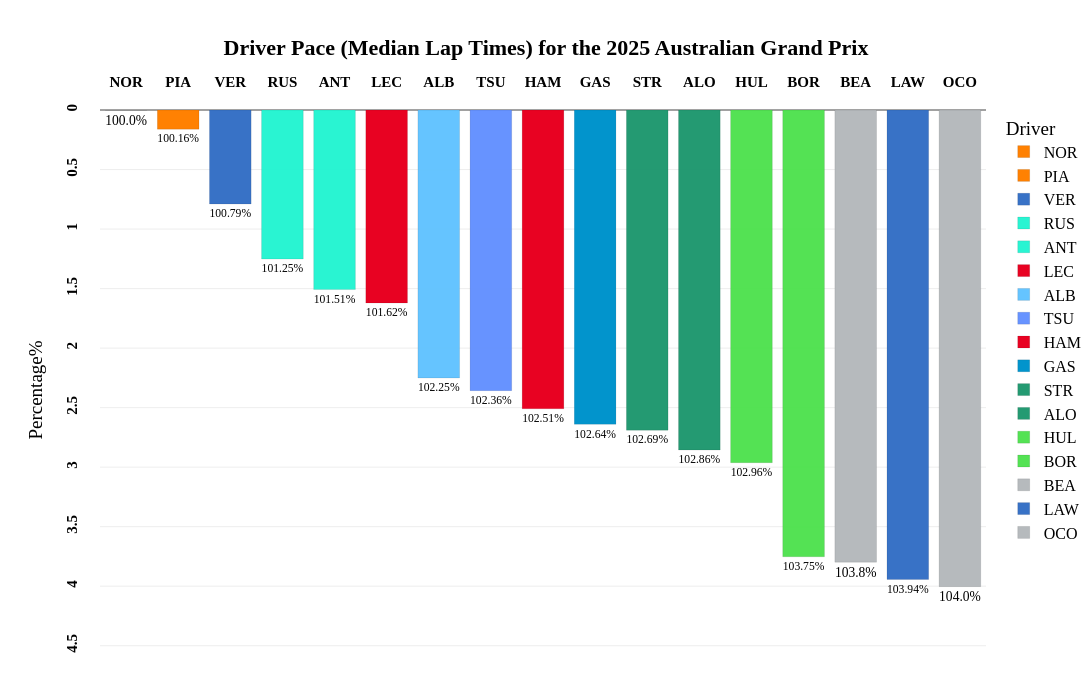

Notebook code for this chart:
### Code cell
fig_median=px.bar(
    transformed_laps_relative_median,
    x="Driver",
    y="Delta_Percent_Abs",
    color='Driver',
    template="xgridoff",
    title="<b>Driver Pace (Median Lap Times) for the {} {}</b>".format(year,gp),
    text="Delta_Percent",
    height=700, 
    width=1200,
    color_discrete_map={
                 "VER": "#3671C6",
                 "LAW": "#3671C6",
                 "LEC": "#E80020",
                 "HAM": "#E80020",
                 "NOR": "#FF8000",
                 "PIA": "#FF8000",
                 "RUS": "#27F4D2",
                 "ANT": "#27F4D2",
                 "GAS": "#0093CC",
                 "DOO": "#0093CC",
                 "ALO": "#229971",
                 "STR": "#229971",
                 "SAI": "#64C4FF",
                 "ALB": "#64C4FF",
                 "HUL": "#52e252",
                 "BOR": "#52e252",
                 "TSU": "#6692FF",
                 "HAD": "#6692FF",
                 "OCO": "#B6BABD",
                 "BEA": "#B6BABD"
          }
)

fig_median.update_traces(textposition='outside')

fig_median.update_traces(opacity=0.85)

fig_median.update_traces( marker_line_color='white',marker_line_width=1.5)

fig_median.update_yaxes(tickangle = -90,tickprefix="<b>",ticksuffix ="</b><br>")

fig_median.update_xaxes(tickangle = -0,tickprefix="<b>",ticksuffix ="</b><br>")

fig_median.update_yaxes(range=[transformed_laps_relative_median['Delta_Percent_Abs'].max()+0.7, 0])

fig_median.update_layout(
    xaxis={'side': 'top'},
    yaxis={'side': 'left'}
)

fig_median.update_xaxes(title_text='')      # Remove axis titles
fig_median.update_yaxes(title_text='Percentage%')

fig_median.update_xaxes(
        title_standoff = 75
)

fig_median.update_layout(
    title_x=0.5,
    margin=dict(l=100, r=5, t=110, b=30),
    hoverlabel=dict(
    bgcolor="white",
    font_size=20,
    font_family="PT Sans Narrow"
    ),
    yaxis = dict(tickfont = dict(size=15)),
    xaxis = dict(tickfont = dict(size=15)),
    font=dict(
        family="PT Sans Narrow",
        size=16,
        color="Black"
    ),
    title_font_family="PT Sans Narrow"
)
fig_median.update_traces( marker_line_color='Black',marker_line_width=0.1, opacity=0.99)

# fig_median.update_yaxes(visible=False)

fig_median.show()

### Figure 1 — Plotly figure (JSON) as saved in the notebook; plotly's stock layout.template omitted (floating-point values rounded to 4 significant figures)
{"data": [{"alignmentgroup": "True", "hovertemplate": "Driver=%{x}<br>Delta_Percent_Abs=%{y}<br>Delta_Percent=%{text}<extra></extra>", "legendgroup": "NOR", "marker": {"color": "#FF8000", "line": {"color": "Black", "width": 0.1}, "pattern": {"shape": ""}}, "name": "NOR", "offsetgroup": "NOR", "opacity": 0.99, "orientation": "v", "showlegend": true, "text": ["100.0%"], "textposition": "outside", "type": "bar", "x": ["NOR"], "xaxis": "x", "y": [0.001], "yaxis": "y"}, {"alignmentgroup": "True", "hovertemplate": "Driver=%{x}<br>Delta_Percent_Abs=%{y}<br>Delta_Percent=%{text}<extra></extra>", "legendgroup": "PIA", "marker": {"color": "#FF8000", "line": {"color": "Black", "width": 0.1}, "pattern": {"shape": ""}}, "name": "PIA", "offsetgroup": "PIA", "opacity": 0.99, "orientation": "v", "showlegend": true, "text": ["100.16%"], "textposition": "outside", "type": "bar", "x": ["PIA"], "xaxis": "x", "y": [0.1612], "yaxis": "y"}, {"alignmentgroup": "True", "hovertemplate": "Driver=%{x}<br>Delta_Percent_Abs=%{y}<br>Delta_Percent=%{text}<extra></extra>", "legendgroup": "VER", "marker": {"color": "#3671C6", "line": {"color": "Black", "width": 0.1}, "pattern": {"shape": ""}}, "name": "VER", "offsetgroup": "VER", "opacity": 0.99, "orientation": "v", "showlegend": true, "text": ["100.79%"], "textposition": "outside", "type": "bar", "x": ["VER"], "xaxis": "x", "y": [0.7899], "yaxis": "y"}, {"alignmentgroup": "True", "hovertemplate": "Driver=%{x}<br>Delta_Percent_Abs=%{y}<br>Delta_Percent=%{text}<extra></extra>", "legendgroup": "RUS", "marker": {"color": "#27F4D2", "line": {"color": "Black", "width": 0.1}, "pattern": {"shape": ""}}, "name": "RUS", "offsetgroup": "RUS", "opacity": 0.99, "orientation": "v", "showlegend": true, "text": ["101.25%"], "textposition": "outside", "type": "bar", "x": ["RUS"], "xaxis": "x", "y": [1.252], "yaxis": "y"}, {"alignmentgroup": "True", "hovertemplate": "Driver=%{x}<br>Delta_Percent_Abs=%{y}<br>Delta_Percent=%{text}<extra></extra>", "legendgroup": "ANT", "marker": {"color": "#27F4D2", "line": {"color": "Black", "width": 0.1}, "pattern": {"shape": ""}}, "name": "ANT", "offsetgroup": "ANT", "opacity": 0.99, "orientation": "v", "showlegend": true, "text": ["101.51%"], "textposition": "outside", "type": "bar", "x": ["ANT"], "xaxis": "x", "y": [1.509], "yaxis": "y"}, {"alignmentgroup": "True", "hovertemplate": "Driver=%{x}<br>Delta_Percent_Abs=%{y}<br>Delta_Percent=%{text}<extra></extra>", "legendgroup": "LEC", "marker": {"color": "#E80020", "line": {"color": "Black", "width": 0.1}, "pattern": {"shape": ""}}, "name": "LEC", "offsetgroup": "LEC", "opacity": 0.99, "orientation": "v", "showlegend": true, "text": ["101.62%"], "textposition": "outside", "type": "bar", "x": ["LEC"], "xaxis": "x", "y": [1.621], "yaxis": "y"}, {"alignmentgroup": "True", "hovertemplate": "Driver=%{x}<br>Delta_Percent_Abs=%{y}<br>Delta_Percent=%{text}<extra></extra>", "legendgroup": "ALB", "marker": {"color": "#64C4FF", "line": {"color": "Black", "width": 0.1}, "pattern": {"shape": ""}}, "name": "ALB", "offsetgroup": "ALB", "opacity": 0.99, "orientation": "v", "showlegend": true, "text": ["102.25%"], "textposition": "outside", "type": "bar", "x": ["ALB"], "xaxis": "x", "y": [2.251], "yaxis": "y"}, {"alignmentgroup": "True", "hovertemplate": "Driver=%{x}<br>Delta_Percent_Abs=%{y}<br>Delta_Percent=%{text}<extra></extra>", "legendgroup": "TSU", "marker": {"color": "#6692FF", "line": {"color": "Black", "width": 0.1}, "pattern": {"shape": ""}}, "name": "TSU", "offsetgroup": "TSU", "opacity": 0.99, "orientation": "v", "showlegend": true, "text": ["102.36%"], "textposition": "outside", "type": "bar", "x": ["TSU"], "xaxis": "x", "y": [2.357], "yaxis": "y"}, {"alignmentgroup": "True", "hovertemplate": "Driver=%{x}<br>Delta_Percent_Abs=%{y}<br>Delta_Percent=%{text}<extra></extra>", "legendgroup": "HAM", "marker": {"color": "#E80020", "line": {"color": "Black", "width": 0.1}, "pattern": {"shape": ""}}, "name": "HAM", "offsetgroup": "HAM", "opacity": 0.99, "orientation": "v", "showlegend": true, "text": ["102.51%"], "textposition": "outside", "type": "bar", "x": ["HAM"], "xaxis": "x", "y": [2.51], "yaxis": "y"}, {"alignmentgroup": "True", "hovertemplate": "Driver=%{x}<br>Delta_Percent_Abs=%{y}<br>Delta_Percent=%{text}<extra></extra>", "legendgroup": "GAS", "marker": {"color": "#0093CC", "line": {"color": "Black", "width": 0.1}, "pattern": {"shape": ""}}, "name": "GAS", "offsetgroup": "GAS", "opacity": 0.99, "orientation": "v", "showlegend": true, "text": ["102.64%"], "textposition": "outside", "type": "bar", "x": ["GAS"], "xaxis": "x", "y": [2.64], "yaxis": "y"}, {"alignmentgroup": "True", "hovertemplate": "Driver=%{x}<br>Delta_Percent_Abs=%{y}<br>Delta_Percent=%{text}<extra></extra>", "legendgroup": "STR", "marker": {"color": "#229971", "line": {"color": "Black", "width": 0.1}, "pattern": {"shape": ""}}, "name": "STR", "offsetgroup": "STR", "opacity": 0.99, "orientation": "v", "showlegend": true, "text": ["102.69%"], "textposition": "outside", "type": "bar", "x": ["STR"], "xaxis": "x", "y": [2.69], "yaxis": "y"}, {"alignmentgroup": "True", "hovertemplate": "Driver=%{x}<br>Delta_Percent_Abs=%{y}<br>Delta_Percent=%{text}<extra></extra>", "legendgroup": "ALO", "marker": {"color": "#229971", "line": {"color": "Black", "width": 0.1}, "pattern": {"shape": ""}}, "name": "ALO", "offsetgroup": "ALO", "opacity": 0.99, "orientation": "v", "showlegend": true, "text": ["102.86%"], "textposition": "outside", "type": "bar", "x": ["ALO"], "xaxis": "x", "y": [2.856], "yaxis": "y"}, {"alignmentgroup": "True", "hovertemplate": "Driver=%{x}<br>Delta_Percent_Abs=%{y}<br>Delta_Percent=%{text}<extra></extra>", "legendgroup": "HUL", "marker": {"color": "#52e252", "line": {"color": "Black", "width": 0.1}, "pattern": {"shape": ""}}, "name": "HUL", "offsetgroup": "HUL", "opacity": 0.99, "orientation": "v", "showlegend": true, "text": ["102.96%"], "textposition": "outside", "type": "bar", "x": ["HUL"], "xaxis": "x", "y": [2.963], "yaxis": "y"}, {"alignmentgroup": "True", "hovertemplate": "Driver=%{x}<br>Delta_Percent_Abs=%{y}<br>Delta_Percent=%{text}<extra></extra>", "legendgroup": "BOR", "marker": {"color": "#52e252", "line": {"color": "Black", "width": 0.1}, "pattern": {"shape": ""}}, "name": "BOR", "offsetgroup": "BOR", "opacity": 0.99, "orientation": "v", "showlegend": true, "text": ["103.75%"], "textposition": "outside", "type": "bar", "x": ["BOR"], "xaxis": "x", "y": [3.753], "yaxis": "y"}, {"alignmentgroup": "True", "hovertemplate": "Driver=%{x}<br>Delta_Percent_Abs=%{y}<br>Delta_Percent=%{text}<extra></extra>", "legendgroup": "BEA", "marker": {"color": "#B6BABD", "line": {"color": "Black", "width": 0.1}, "pattern": {"shape": ""}}, "name": "BEA", "offsetgroup": "BEA", "opacity": 0.99, "orientation": "v", "showlegend": true, "text": ["103.8%"], "textposition": "outside", "type": "bar", "x": ["BEA"], "xaxis": "x", "y": [3.798], "yaxis": "y"}, {"alignmentgroup": "True", "hovertemplate": "Driver=%{x}<br>Delta_Percent_Abs=%{y}<br>Delta_Percent=%{text}<extra></extra>", "legendgroup": "LAW", "marker": {"color": "#3671C6", "line": {"color": "Black", "width": 0.1}, "pattern": {"shape": ""}}, "name": "LAW", "offsetgroup": "LAW", "opacity": 0.99, "orientation": "v", "showlegend": true, "text": ["103.94%"], "textposition": "outside", "type": "bar", "x": ["LAW"], "xaxis": "x", "y": [3.944], "yaxis": "y"}, {"alignmentgroup": "True", "hovertemplate": "Driver=%{x}<br>Delta_Percent_Abs=%{y}<br>Delta_Percent=%{text}<extra></extra>", "legendgroup": "OCO", "marker": {"color": "#B6BABD", "line": {"color": "Black", "width": 0.1}, "pattern": {"shape": ""}}, "name": "OCO", "offsetgroup": "OCO", "opacity": 0.99, "orientation": "v", "showlegend": true, "text": ["104.0%"], "textposition": "outside", "type": "bar", "x": ["OCO"], "xaxis": "x", "y": [4.004], "yaxis": "y"}], "layout": {"barmode": "relative", "font": {"color": "Black", "family": "PT Sans Narrow", "size": 16}, "height": 700, "hoverlabel": {"bgcolor": "white", "font": {"family": "PT Sans Narrow", "size": 20}}, "legend": {"title": {"text": "Driver"}, "tracegroupgap": 0}, "margin": {"b": 30, "l": 100, "r": 5, "t": 110}, "title": {"font": {"family": "PT Sans Narrow"}, "text": "<b>Driver Pace (Median Lap Times) for the 2025 Australian Grand Prix</b>", "x": 0.5}, "width": 1200, "xaxis": {"anchor": "y", "categoryarray": ["NOR", "PIA", "VER", "RUS", "ANT", "LEC", "ALB", "TSU", "HAM", "GAS", "STR", "ALO", "HUL", "BOR", "BEA", "LAW", "OCO"], "categoryorder": "array", "domain": [0, 1], "side": "top", "tickangle": 0, "tickfont": {"size": 15}, "tickprefix": "<b>", "ticksuffix": "</b><br>", "title": {"standoff": 75, "text": ""}}, "yaxis": {"anchor": "x", "domain": [0, 1], "range": [4.704, 0], "side": "left", "tickangle": -90, "tickfont": {"size": 15}, "tickprefix": "<b>", "ticksuffix": "</b><br>", "title": {"text": "Percentage%"}}}}
